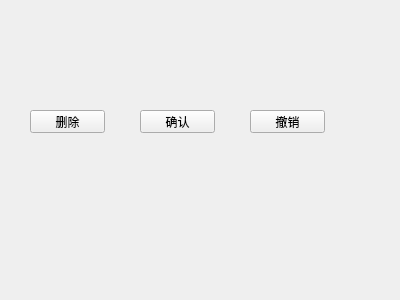
<?xml version="1.0" encoding="UTF-8"?>
<ui version="4.0">
 <class>Widget</class>
 <widget class="QWidget" name="Widget">
  <property name="geometry">
   <rect>
    <x>0</x>
    <y>0</y>
    <width>400</width>
    <height>300</height>
   </rect>
  </property>
  <property name="windowTitle">
   <string>Widget</string>
  </property>
  <widget class="QPushButton" name="buttonDel">
   <property name="geometry">
    <rect>
     <x>30</x>
     <y>110</y>
     <width>75</width>
     <height>23</height>
    </rect>
   </property>
   <property name="text">
    <string>删除</string>
   </property>
  </widget>
  <widget class="QPushButton" name="buttonOK">
   <property name="geometry">
    <rect>
     <x>140</x>
     <y>110</y>
     <width>75</width>
     <height>23</height>
    </rect>
   </property>
   <property name="text">
    <string>确认</string>
   </property>
  </widget>
  <widget class="QPushButton" name="buttonCancel">
   <property name="geometry">
    <rect>
     <x>250</x>
     <y>110</y>
     <width>75</width>
     <height>23</height>
    </rect>
   </property>
   <property name="text">
    <string>撤销</string>
   </property>
  </widget>
  <widget class="QWidget" name="">
   <property name="geometry">
    <rect>
     <x>20</x>
     <y>40</y>
     <width>255</width>
     <height>22</height>
    </rect>
   </property>
   <layout class="QHBoxLayout" name="horizontalLayout">
    <item>
     <widget class="QLabel" name="label">
      <property name="text">
       <string>请输入要删除的名字:</string>
      </property>
     </widget>
    </item>
    <item>
     <widget class="QLineEdit" name="lineEdit"/>
    </item>
   </layout>
  </widget>
 </widget>
 <layoutdefault spacing="6" margin="11"/>
 <resources/>
 <connections/>
</ui>
